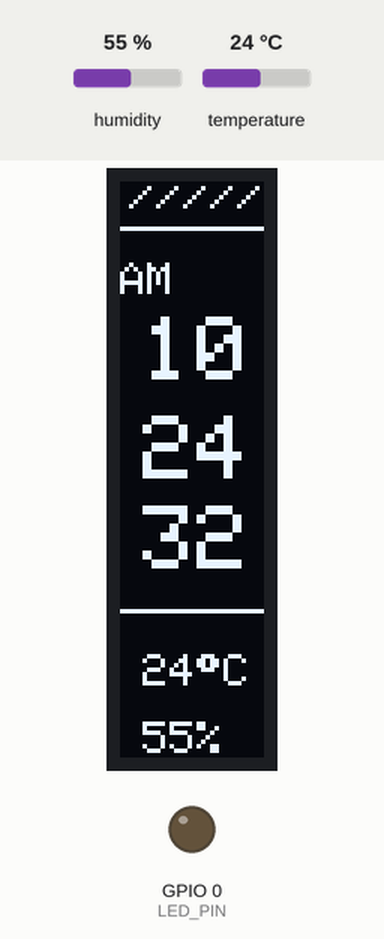
The sketch below on a simulated ESP32. Parts: 32×128 one-colour display, output pins drawn as LEDs (lit = HIGH). The inputs (shaded band) are chosen by the test bench; at power-on: humidity 55 %, temperature 24 °C. WiFi joins after 1.5 s; servers stay silent unless stated; network time is answered at once with the bench clock; the local clock reads 2024-03-15 10:24:30 at power-on unless the sketch sets it; what the sketch prints to the serial monitor is not drawn.

Above: at 2.7 s.
2.8 s: humidity set to 22 %
At 3.9 s:
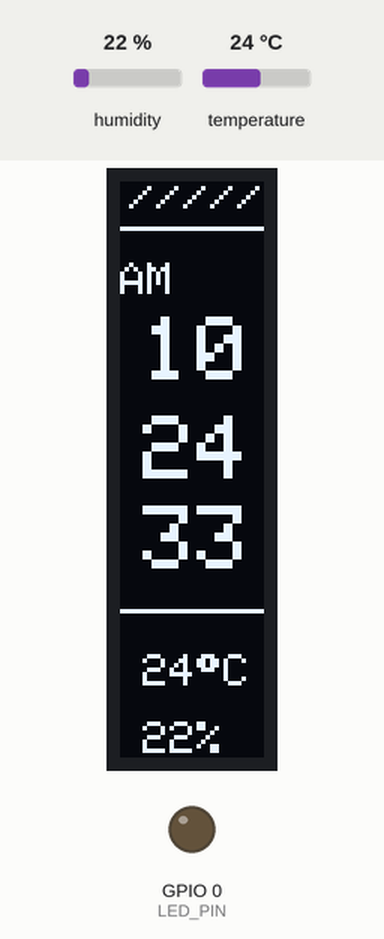
4.6 s: temperature set to 12 °C
At 5.4 s:
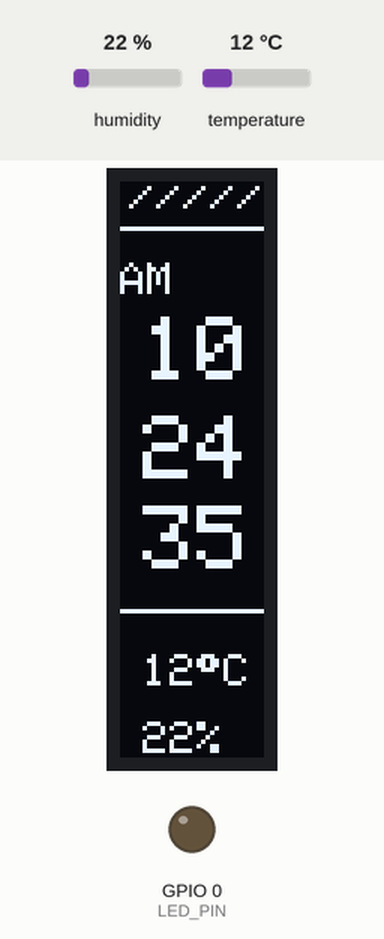
6.6 s: humidity set to 40 %
At 8.0 s:
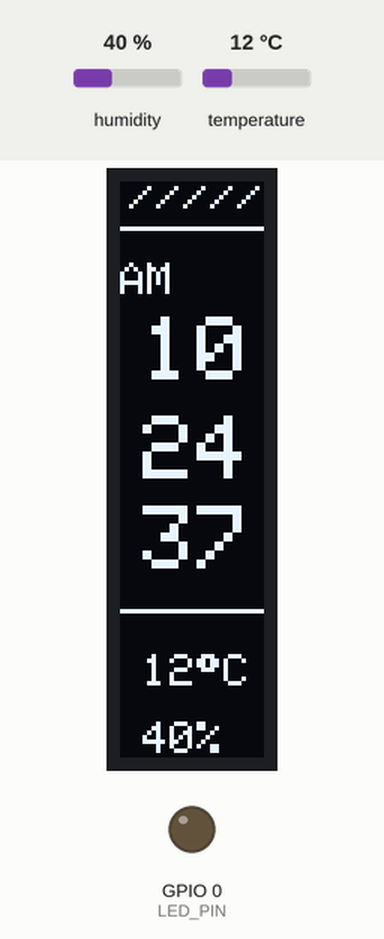
8.7 s: temperature set to 19 °C
At 9.9 s:
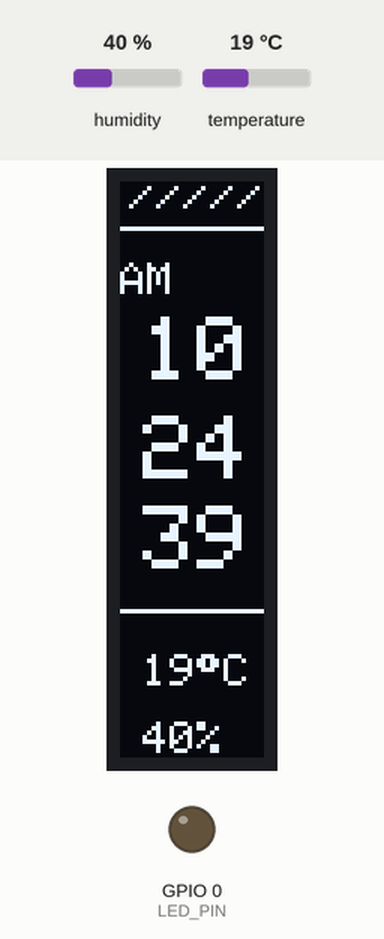
Timing chart, 0 to 37.1 s (numbered marks = the images above; inputs shaded):
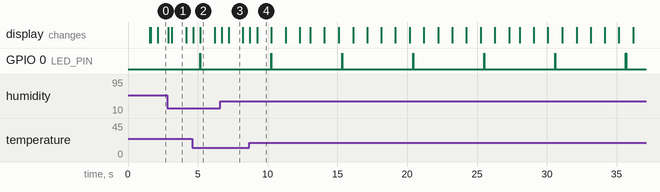

Measured:
- by itself, GPIO 0 (LED_PIN): alternates HIGH for 0.02 s and LOW for 5.1 s
- what the display in image 1 shows lasts 1.1 s, from 3.1 s to 4.2 s

The sketch:

Celsius.ino
```cpp
#include <WiFi.h>
#include <Wire.h>
#include <Adafruit_GFX.h>
#include <Adafruit_SSD1306.h>
#include <Adafruit_SHT31.h>
#include <NTPClient.h>
#include <WiFiUdp.h>

// ===== WiFi info =====
const char* ssid     = "Your_Wifi";
const char* password = "Pass";

// ===== OLED setup =====
#define SCREEN_WIDTH 128
#define SCREEN_HEIGHT 32
Adafruit_SSD1306 display(SCREEN_WIDTH, SCREEN_HEIGHT, &Wire, -1);

// ===== SHT31 setup =====
Adafruit_SHT31 sht31 = Adafruit_SHT31();

// ===== NTP setup =====
WiFiUDP ntpUDP;
NTPClient timeClient(ntpUDP, "pool.ntp.org", 7 * 3600, 60000); // GMT+7

// ===== Pins  =====
#define I2C_SDA 8
#define I2C_SCL 9
#define LED_PIN 0

// LED
unsigned long lastBlink = 0;

void setup() {
  Serial.begin(115200);
  Wire.begin(I2C_SDA, I2C_SCL);

  // WiFi
  WiFi.begin(ssid, password);
  while (WiFi.status() != WL_CONNECTED) {
    delay(500);
    Serial.print(".");
  }
  Serial.println("\nWiFi connected!");

  // OLED init
  if (!display.begin(SSD1306_SWITCHCAPVCC, 0x3C)) {
    Serial.println(F("SSD1306 allocation failed"));
    for (;;);
  }
  display.clearDisplay();
  display.setRotation(1);
  display.display();

  // SHT31 init
  if (!sht31.begin(0x44)) {
    Serial.println("Couldn't find SHT31");
    while (1) delay(1);
  }

  // NTP init
  timeClient.begin();

  // LED init
  pinMode(LED_PIN, OUTPUT);
  digitalWrite(LED_PIN, LOW);
}

void loop() {
  timeClient.update();

  int hours = timeClient.getHours();
  int minutes = timeClient.getMinutes();
  int seconds = timeClient.getSeconds();

  // AM/PM
  bool isPM = false;
  if (hours >= 12) {
    isPM = true;
    if (hours > 12) hours -= 12;
  }
  if (hours == 0) hours = 12;

  // Đọc cảm biến
  float tempC = sht31.readTemperature();
  float hum   = sht31.readHumidity();

  // Format chuỗi
  char hStr[3], mStr[3], sStr[3];
  sprintf(hStr, "%02d", hours);
  sprintf(mStr, "%02d", minutes);
  sprintf(sStr, "%02d", seconds);

  // ===== OLED =====
  display.clearDisplay();
  display.setTextColor(SSD1306_WHITE);

  // Header
  display.setTextSize(0.5);
  display.setCursor(2, 0);
  display.println("/////");
  display.setCursor(60, 10);
  display.println(isPM ? "PM" : "AM");
  display.drawLine(0, 10, 128, 10, SSD1306_WHITE);

  // hh
  display.setTextSize(2);
  display.setCursor(5, 30);
  display.println(hStr);

  // mm
  display.setTextSize(2);
  display.setCursor(5, 52);
  display.println(mStr);

  // ss
  display.setTextSize(2);
  display.setCursor(5, 72);
  display.println(sStr);

  // --------
  display.drawLine(0, 95, 128, 95, SSD1306_WHITE);

  // (°C) & Độ ẩm
  display.setTextSize(1);
  display.setCursor(5, 105);
  display.print((int)tempC);
  display.print((char)247); // ký hiệu °
  display.print("C");
  display.setCursor(5, 120);
  display.print((int)hum);
  display.print("%");

  display.display();

  // ===== LED =====
  unsigned long now = millis();
  if (now - lastBlink >= 5000) {  // mỗi 5 giây
    digitalWrite(LED_PIN, HIGH);
    delay(20);                    // sáng 20 ms
    digitalWrite(LED_PIN, LOW);
    lastBlink = now;
  }

  delay(200); // giảm tải CPU
}
```
